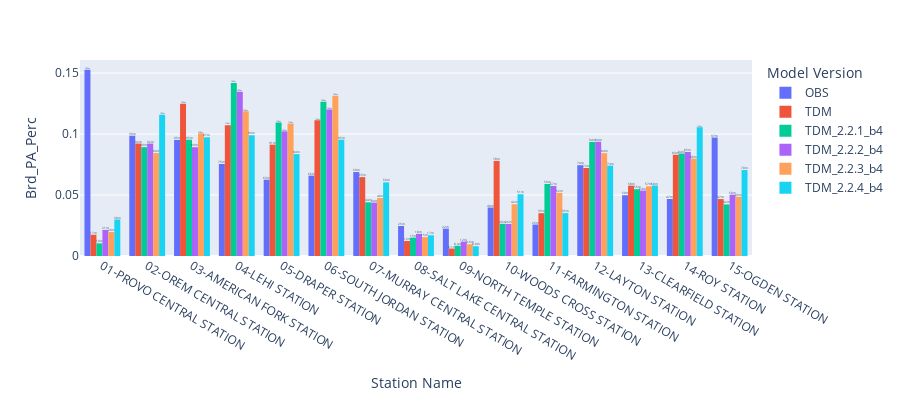

This figure's notebook cell:
### Code cell
lstValues = list([
    f'Brd_{pa_od}',
    f'Brd_Direct_{pa_od}',
    f'Brd_Transfer_{pa_od}',
    f'Brd_{pa_od}_Perc',
    f'Brd_Direct_{pa_od}_Perc',
    f'Brd_Transfer_{pa_od}_Perc'])
accessModeOptions = ['drive', 'walk', 'All']

selectValues = widgets.Select(options=lstValues, value=(f'Brd_{pa_od}' ), description = 'Select Variable')
selectAccessMode = widgets.Dropdown(options=accessModeOptions, value='All', description='Access Mode')

# Set up a global variable to track whether the widgets have been changed
firstTime = False

# create output widget to display filtered DataFrame
output = widgets.Output()
hbox = widgets.HBox([selectValues, selectAccessMode])

# create interactive widget
interactive_output = widgets.interactive_output(plotit, {'variable':selectValues, 'access_mode': selectAccessMode})

display(hbox)
display(interactive_output)
display(output)

### Figure 1 — Plotly figure (JSON) as saved in the notebook; plotly's stock layout.template omitted (floating-point values rounded to 4 significant figures)
{"data": [{"alignmentgroup": "True", "bingroup": "x", "histfunc": "sum", "hovertemplate": "Source=OBS<br>station=%{x}<br>sum of Brd_PA_Perc=%{y}<extra></extra>", "legendgroup": "OBS", "marker": {"color": "#636efa", "pattern": {"shape": ""}}, "name": "OBS", "offsetgroup": "OBS", "orientation": "v", "showlegend": true, "texttemplate": "%{value:.2s}", "type": "histogram", "x": ["01-PROVO CENTRAL STATION", "02-OREM CENTRAL STATION", "03-AMERICAN FORK STATION", "04-LEHI STATION", "05-DRAPER STATION", "06-SOUTH JORDAN STATION", "07-MURRAY CENTRAL STATION", "08-SALT LAKE CENTRAL STATION", "09-NORTH TEMPLE STATION", "10-WOODS CROSS STATION", "11-FARMINGTON STATION", "12-LAYTON STATION", "13-CLEARFIELD STATION", "14-ROY STATION", "15-OGDEN STATION"], "xaxis": "x", "y": [0.1527, 0.09863, 0.0952, 0.07545, 0.06256, 0.0659, 0.06885, 0.02459, 0.02245, 0.03974, 0.02578, 0.07443, 0.04984, 0.04675, 0.09715], "yaxis": "y"}, {"alignmentgroup": "True", "bingroup": "x", "histfunc": "sum", "hovertemplate": "Source=TDM<br>station=%{x}<br>sum of Brd_PA_Perc=%{y}<extra></extra>", "legendgroup": "TDM", "marker": {"color": "#EF553B", "pattern": {"shape": ""}}, "name": "TDM", "offsetgroup": "TDM", "orientation": "v", "showlegend": true, "texttemplate": "%{value:.2s}", "type": "histogram", "x": ["01-PROVO CENTRAL STATION", "02-OREM CENTRAL STATION", "03-AMERICAN FORK STATION", "04-LEHI STATION", "05-DRAPER STATION", "06-SOUTH JORDAN STATION", "07-MURRAY CENTRAL STATION", "08-SALT LAKE CENTRAL STATION", "09-NORTH TEMPLE STATION", "10-WOODS CROSS STATION", "11-FARMINGTON STATION", "12-LAYTON STATION", "13-CLEARFIELD STATION", "14-ROY STATION", "15-OGDEN STATION"], "xaxis": "x", "y": [0.01743, 0.09222, 0.1249, 0.1073, 0.09127, 0.1113, 0.06467, 0.01228, 0.006119, 0.07797, 0.0351, 0.07215, 0.05768, 0.083, 0.0467], "yaxis": "y"}, {"alignmentgroup": "True", "bingroup": "x", "histfunc": "sum", "hovertemplate": "Source=TDM_2.2.1_b4<br>station=%{x}<br>sum of Brd_PA_Perc=%{y}<extra></extra>", "legendgroup": "TDM_2.2.1_b4", "marker": {"color": "#00cc96", "pattern": {"shape": ""}}, "name": "TDM_2.2.1_b4", "offsetgroup": "TDM_2.2.1_b4", "orientation": "v", "showlegend": true, "texttemplate": "%{value:.2s}", "type": "histogram", "x": ["01-PROVO CENTRAL STATION", "02-OREM CENTRAL STATION", "03-AMERICAN FORK STATION", "04-LEHI STATION", "05-DRAPER STATION", "06-SOUTH JORDAN STATION", "07-MURRAY CENTRAL STATION", "08-SALT LAKE CENTRAL STATION", "09-NORTH TEMPLE STATION", "10-WOODS CROSS STATION", "11-FARMINGTON STATION", "12-LAYTON STATION", "13-CLEARFIELD STATION", "14-ROY STATION", "15-OGDEN STATION"], "xaxis": "x", "y": [0.01035, 0.08923, 0.09537, 0.1418, 0.1094, 0.1264, 0.04399, 0.01506, 0.008371, 0.02637, 0.0591, 0.09351, 0.05475, 0.084, 0.04227], "yaxis": "y"}, {"alignmentgroup": "True", "bingroup": "x", "histfunc": "sum", "hovertemplate": "Source=TDM_2.2.2_b4<br>station=%{x}<br>sum of Brd_PA_Perc=%{y}<extra></extra>", "legendgroup": "TDM_2.2.2_b4", "marker": {"color": "#ab63fa", "pattern": {"shape": ""}}, "name": "TDM_2.2.2_b4", "offsetgroup": "TDM_2.2.2_b4", "orientation": "v", "showlegend": true, "texttemplate": "%{value:.2s}", "type": "histogram", "x": ["01-PROVO CENTRAL STATION", "02-OREM CENTRAL STATION", "03-AMERICAN FORK STATION", "04-LEHI STATION", "05-DRAPER STATION", "06-SOUTH JORDAN STATION", "07-MURRAY CENTRAL STATION", "08-SALT LAKE CENTRAL STATION", "09-NORTH TEMPLE STATION", "10-WOODS CROSS STATION", "11-FARMINGTON STATION", "12-LAYTON STATION", "13-CLEARFIELD STATION", "14-ROY STATION", "15-OGDEN STATION"], "xaxis": "x", "y": [0.02139, 0.0922, 0.0892, 0.1346, 0.1022, 0.1201, 0.04378, 0.01816, 0.01179, 0.02629, 0.05741, 0.09365, 0.05367, 0.08527, 0.05025], "yaxis": "y"}, {"alignmentgroup": "True", "bingroup": "x", "histfunc": "sum", "hovertemplate": "Source=TDM_2.2.3_b4<br>station=%{x}<br>sum of Brd_PA_Perc=%{y}<extra></extra>", "legendgroup": "TDM_2.2.3_b4", "marker": {"color": "#FFA15A", "pattern": {"shape": ""}}, "name": "TDM_2.2.3_b4", "offsetgroup": "TDM_2.2.3_b4", "orientation": "v", "showlegend": true, "texttemplate": "%{value:.2s}", "type": "histogram", "x": ["01-PROVO CENTRAL STATION", "02-OREM CENTRAL STATION", "03-AMERICAN FORK STATION", "04-LEHI STATION", "05-DRAPER STATION", "06-SOUTH JORDAN STATION", "07-MURRAY CENTRAL STATION", "08-SALT LAKE CENTRAL STATION", "09-NORTH TEMPLE STATION", "10-WOODS CROSS STATION", "11-FARMINGTON STATION", "12-LAYTON STATION", "13-CLEARFIELD STATION", "14-ROY STATION", "15-OGDEN STATION"], "xaxis": "x", "y": [0.0196, 0.08441, 0.1006, 0.1187, 0.1086, 0.1314, 0.04756, 0.01547, 0.009633, 0.04243, 0.05172, 0.08431, 0.05717, 0.07986, 0.04857], "yaxis": "y"}, {"alignmentgroup": "True", "bingroup": "x", "histfunc": "sum", "hovertemplate": "Source=TDM_2.2.4_b4<br>station=%{x}<br>sum of Brd_PA_Perc=%{y}<extra></extra>", "legendgroup": "TDM_2.2.4_b4", "marker": {"color": "#19d3f3", "pattern": {"shape": ""}}, "name": "TDM_2.2.4_b4", "offsetgroup": "TDM_2.2.4_b4", "orientation": "v", "showlegend": true, "texttemplate": "%{value:.2s}", "type": "histogram", "x": ["01-PROVO CENTRAL STATION", "02-OREM CENTRAL STATION", "03-AMERICAN FORK STATION", "04-LEHI STATION", "05-DRAPER STATION", "06-SOUTH JORDAN STATION", "07-MURRAY CENTRAL STATION", "08-SALT LAKE CENTRAL STATION", "09-NORTH TEMPLE STATION", "10-WOODS CROSS STATION", "11-FARMINGTON STATION", "12-LAYTON STATION", "13-CLEARFIELD STATION", "14-ROY STATION", "15-OGDEN STATION"], "xaxis": "x", "y": [0.02993, 0.1158, 0.09732, 0.099, 0.08354, 0.09537, 0.06035, 0.01701, 0.008028, 0.05064, 0.03517, 0.07405, 0.05779, 0.1056, 0.07047], "yaxis": "y"}], "layout": {"barmode": "group", "height": 400, "legend": {"title": {"text": "Model Version"}, "tracegroupgap": 0}, "margin": {"t": 60}, "xaxis": {"anchor": "y", "domain": [0, 1], "title": {"text": "Station Name"}}, "yaxis": {"anchor": "x", "domain": [0, 1], "title": {"text": "Brd_PA_Perc"}}}}
